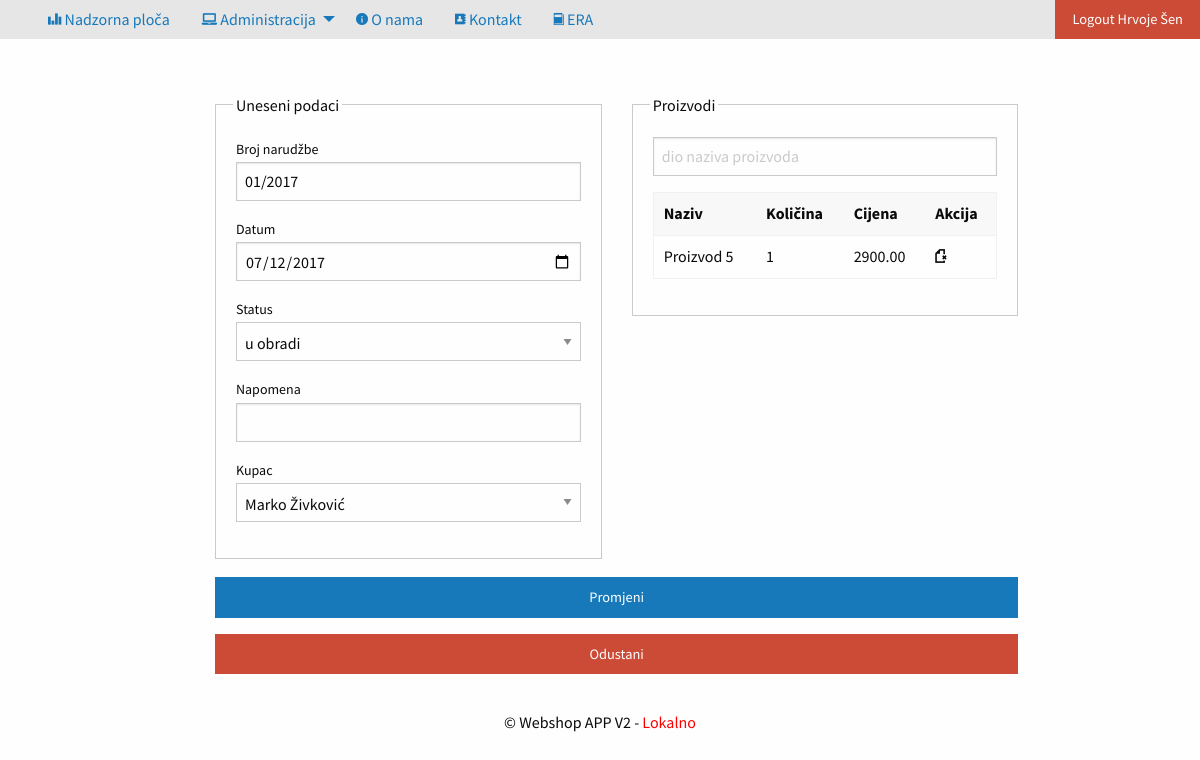
/privatno/narudzbe/promjena.php?sifra=1 (signed in), run on the app's committed database.
### tables this page shows
create table narudzba(
sifra			int (6) not null primary key auto_increment,
brojNarudzbe	varchar (20) not null,
datum			datetime not null,
status			varchar (15) not null,
napomena		varchar (200),
dostava			int (6) not null,
kupac			int (6) not null
);

create table kupac(
sifra			int (6) not null primary key auto_increment,
ime				varchar (50) not null,
prezime			varchar (50) not null,
email			varchar (100) not null,
lozinka			char (32) not null,
adresa			varchar (255) not null,
mjesto			varchar (255) not null,
postanskiBroj	int (5) not null,
uloga			varchar(50) not null default 'kupac'
);

create table kosarica(
kolicina		int (4) not null,
cijena			decimal (18,2) not null,
proizvod		int (6) not null,
narudzba		int (6) not null,
primary key (proizvod, narudzba)
);

create table proizvod(
sifra			int (6) not null primary key auto_increment,
naziv			varchar (50) not null,
opis			varchar (1000),
cijena			decimal (18,2) not null,
brand			varchar (50),
garancija		int (2) default 0,
dobavljac		int (6) not null,
kategorija		int (6) not null,
slika 			varchar(50),
unique key sifra (sifra)
);

### privatno/narudzbe/promjena.php (the view, shortened to what this page needs)
<?php include_once '../../konfiguracija.php'; provjeraLogin();
if(isset($_GET["sifra"])){
	$izraz=$veza->prepare("select * from narudzba where sifra=:sifra");
	$izraz->execute(array("sifra"=>$_GET["sifra"]));
	$narudzba = $izraz->fetch(PDO::FETCH_OBJ);
}
?>
<!doctype html>
<html class="no-js" lang="en" dir="ltr">
	<head>
		<?php include_once '../../predlosci/zaglavlje.php'; ?>
	</head>
	<body>
		<?php include_once '../../predlosci/izbornik.php'; ?>
		<form method="POST">
		<div class="row">
			<div class="grid-x grid-padding-x large-10 large-offset-2">
				<div class="cell large-5">
					<fieldset class="fieldset">
						<legend>Uneseni podaci</legend>
						<label for="brojNarudzbe">Broj narudžbe</label>
						<input name="brojNarudzbe" id="brojNarudzbe" value="<?php echo $narudzba->brojNarudzbe; ?>" type="text" />
						<label for="datum">Datum</label>
						<input name="datum" id="datum" value="<?php echo date("Y-m-d",strtotime($narudzba->datum)); ?>" type="date" />
						<label for="status">Status</label>
						<select name="status">
							<option value="u obradi">u obradi</option>
						</select>
						<label for="napomena">Napomena</label>
						<input name="napomena" id="napomena" value="<?php echo $narudzba->napomena; ?>" type="text" />
						<label for="kupac">Kupac</label>
						<select name="kupac">
							<?php
							$izraz=$veza->prepare("select sifra, ime, prezime from kupac order by ime, prezime");
							$izraz->execute();
							$rezultati=$izraz->fetchAll(PDO::FETCH_OBJ);
							foreach ($rezultati as $red) :
							?>
							<option <?php
							if($narudzba->status!="" && $narudzba->kupac == $red->sifra){
								echo " selected=\"selected\" ";
							}
							?> value="<?php echo $red->sifra ?>"><?php echo $red->ime?> <?php echo $red->prezime?></option>
							<?php endforeach; ?>
						</select>
					</fieldset>
				</div>
				<div class="cell large-5">
					<fieldset class="fieldset">
						<legend>Proizvodi</legend>
						<input id="uvjet" type="text" placeholder="dio naziva proizvoda" />
						<table>
							<thead>
								<tr>
									<th>Naziv</th>
									<th>Količina</th>
									<th>Cijena</th>
									<th>Akcija</th>
								</tr>
							</thead>
							<tbody id="proizvodiNarudzbe">
								<?php
								$izraz=$veza->prepare("select proizvod.sifra, proizvod.naziv as naziv,
								kosarica.kolicina as kolicina, proizvod.cijena*kosarica.kolicina as cijena
								from kosarica
								inner join proizvod on kosarica.proizvod=proizvod.sifra
								inner join kategorija on proizvod.kategorija=kategorija.sifra
								inner join dobavljac on dobavljac.sifra=proizvod.dobavljac
								inner join narudzba on narudzba.sifra=kosarica.narudzba
								where kosarica.narudzba=" . $narudzba->sifra);
								$izraz->execute();
								$rezultati=$izraz->fetchAll(PDO::FETCH_OBJ);
										foreach ($rezultati as $red) :
										?>
										<tr id="red_<?php echo $red->sifra; ?>">
											<td><?php echo $red->naziv ?></td>
											<td><?php echo $red->kolicina ?></td>
											<td><?php echo $red->cijena ?></td>
											<td><i id="b_<?php echo $red->sifra; ?>" title="Brisanje" class="step fi-page-delete size-48 brisanje"></i></td>
										</tr>
										<?php endforeach; ?>
							</tbody>
						</table>
					</fieldset>
				</div>
				<div class="cell large-10">
					<input name="promjena" type="submit" class="button expanded" value="<?php
					if($narudzba->status==""){
						echo "Dodaj novi";
					}else{
						echo "Promjeni";
					}
					?>"/>
					<input name="odustani" type="submit" class="alert button expanded" value="Odustani"/>
				</div>
			</div>
		</div>
		</form>
		<?php	include_once '../../predlosci/podnozje.php'; ?>
	</body>
</html>

### css/app.css (style rules this page uses)
body { font-family: 'Source Sans Pro', sans-serif; }
.row { max-width: 100%; padding-top: 20px; }

### data on the page
narudzba: brojNarudzbe "01/2017", datum "07/12/2017", kupac "Marko Živković", promjena "Promjeni"
kosarica: proizvod.naziv "Proizvod 5", kolicina "1", cijena "2900.00"

### other printed values
$_SESSION["logiran"]->ime "Hrvoje"
$_SESSION["logiran"]->prezime "Šen"
$naslovAplikacije "Webshop APP V2"
